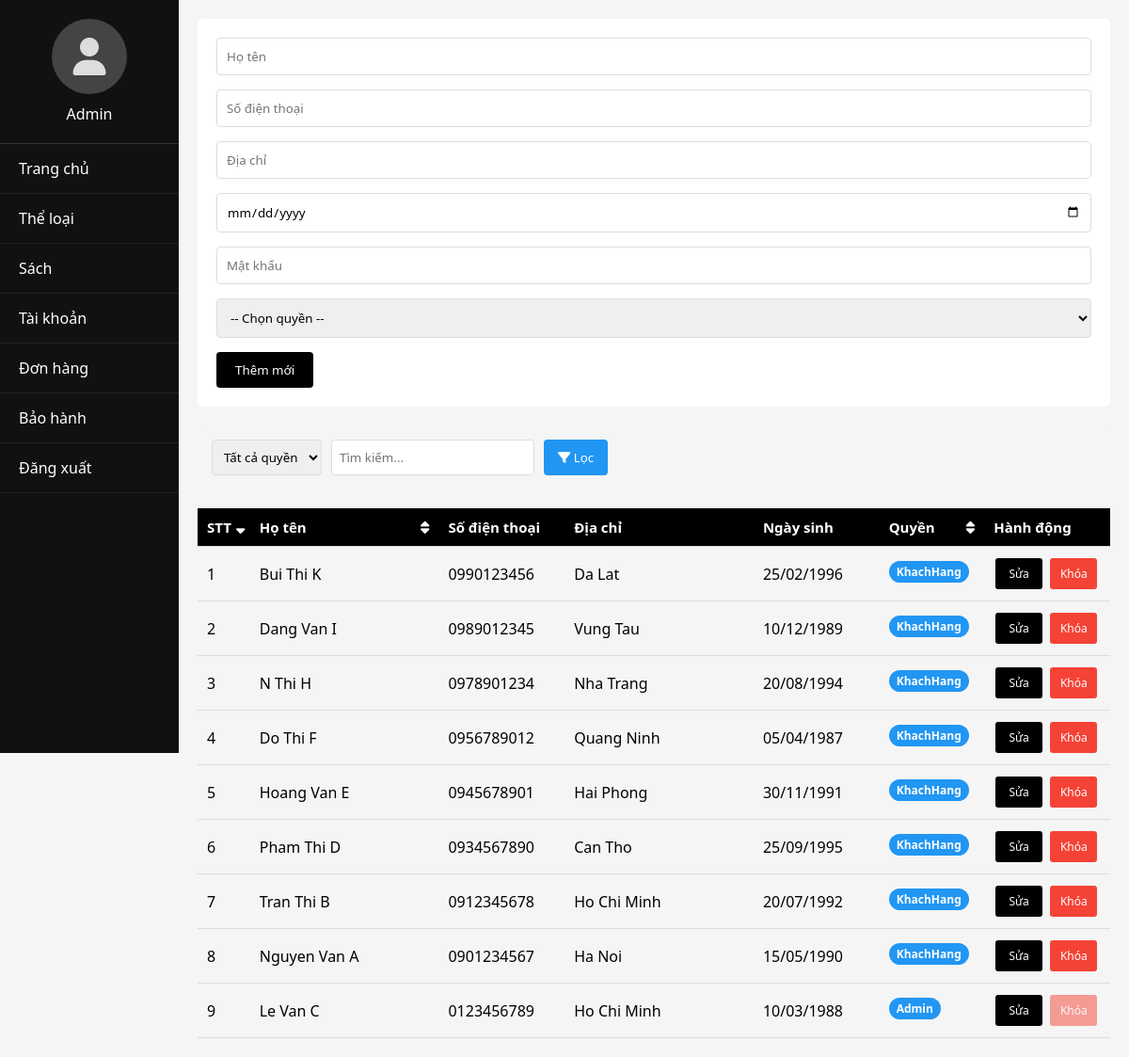
Page /PHP/edit_taikhoan.php on the committed database.
### tables this page shows
CREATE TABLE `USER` (
    user_id INT PRIMARY KEY AUTO_INCREMENT,
    mat_khau VARCHAR(255),
    ho_ten VARCHAR(255),
    sdt VARCHAR(20),
    dia_chi VARCHAR(255),
    ngay_sinh DATETIME,
    quyen VARCHAR(20) CHECK (quyen IN ('Admin', 'KhachHang')),
    trang_thai VARCHAR(10) CHECK (trang_thai IN ('active', 'isBlocked')),
    giohang_id INT
);

### PHP/edit_taikhoan.php (the view, shortened to what this page needs)
<?php
require_once 'db_connect.php';
$filter_quyen = isset($_GET['filter_quyen']) ? mysqli_real_escape_string($conn, $_GET['filter_quyen']) : '';
$search_keyword = isset($_GET['search']) ? mysqli_real_escape_string($conn, $_GET['search']) : '';
$sort_by = isset($_GET['sort']) ? $_GET['sort'] : 'user_id';
$sort_order = isset($_GET['order']) ? $_GET['order'] : 'DESC';
$query = "SELECT * FROM `USER` WHERE trang_thai = 'active'";
$query .= " ORDER BY $sort_by $sort_order";
$user_result = mysqli_query($conn, $query);
function getSortUrl($field, $current_sort, $current_order, $filter_quyen, $search_keyword)
{
   $new_order = ($field == $current_sort && $current_order == 'ASC') ? 'DESC' : 'ASC';
   $url = "edit_taikhoan.php?sort=$field&order=$new_order";
   return $url;
}
function getSortIcon($field, $current_sort, $current_order)
{
   if ($field == $current_sort) {
      return ($current_order == 'ASC') ? '<i class="fas fa-sort-up"></i>' : '<i class="fas fa-sort-down"></i>';
   }
   return '<i class="fas fa-sort"></i>';
}
?>
<!DOCTYPE html>
<html lang="vi">
<head>
   <link rel="stylesheet" href="https://cdnjs.cloudflare.com/ajax/libs/font-awesome/6.4.0/css/all.min.css">
   <link rel="stylesheet" href="../CSS/admin.css">
</head>
<body>
   <div class="sidebar">
      <div class="admin-profile" onclick="window.location.href='admin.php';" style="cursor:pointer;">
         <div class="admin-avatar">
            <i class="fas fa-user"></i>
         </div>
         <div>Admin</div>
      </div>
      <div class="menu-item">Trang chủ</div>
      <div class="menu-item">Thể loại</div>
      <div class="menu-item">Sách</div>
      <div class="menu-item active">Tài khoản</div>
      <div class="menu-item">Đơn hàng</div>
      <div class="menu-item">Bảo hành</div>
      <div class="menu-item">Đăng xuất</div>
   </div>
   <div class="content">
      <div class="account-form">
         <form action="" method="post">
            <input type="text" name="ho_ten" id="ho_ten" placeholder="Họ tên" required>
            <input type="text" name="sdt" id="sdt" placeholder="Số điện thoại" pattern="0[0-9]{9}" title="Số điện thoại phải bắt đầu bằng 0 và có đúng 10 số" required>
            <input type="text" name="dia_chi" id="dia_chi" placeholder="Địa chỉ" required>
            <input type="date" name="ngay_sinh" id="ngay_sinh" required>
            <input type="password" name="mat_khau" id="mat_khau" placeholder="Mật khẩu">
            <select name="quyen" id="quyen" required>
               <option value="">-- Chọn quyền --</option>
            </select>
            <button type="submit" name="them_taikhoan" id="submit_btn">Thêm mới</button>
         </form>
      </div>
      <div class="filter-container">
         <form class="filter-form" method="GET" action="">
            <select name="filter_quyen">
               <option value="">Tất cả quyền</option>
            </select>
            <input type="text" name="search" placeholder="Tìm kiếm..." value="<?php echo htmlspecialchars($search_keyword); ?>">
            <button type="submit"><i class="fas fa-filter"></i> Lọc</button>
         </form>
      </div>
      <div class="account-list">
         <table class="account-table">
            <thead>
               <tr>
                  <th class="sort-header">
                     <a href="<?php echo getSortUrl('user_id', $sort_by, $sort_order, $filter_quyen, $search_keyword); ?>">
                        STT <?php echo getSortIcon('user_id', $sort_by, $sort_order); ?>
                     </a>
                  </th>
                  <th class="sort-header">
                     <a href="<?php echo getSortUrl('ho_ten', $sort_by, $sort_order, $filter_quyen, $search_keyword); ?>">
                        Họ tên <?php echo getSortIcon('ho_ten', $sort_by, $sort_order); ?>
                     </a>
                  </th>
                  <th>Số điện thoại</th>
                  <th>Địa chỉ</th>
                  <th>Ngày sinh</th>
                  <th class="sort-header">
                     <a href="<?php echo getSortUrl('quyen', $sort_by, $sort_order, $filter_quyen, $search_keyword); ?>">
                        Quyền <?php echo getSortIcon('quyen', $sort_by, $sort_order); ?>
                     </a>
                  </th>
                  <th>Hành động</th>
               </tr>
            </thead>
            <tbody>
               <?php
               $stt = 1;
               if (mysqli_num_rows($user_result) > 0) {
                  while ($user = mysqli_fetch_assoc($user_result)):
               ?>
                     <tr>
                        <td><?php echo $stt++; ?></td>
                        <td data-full-text="<?php echo htmlspecialchars($user['ho_ten']); ?>"><?php echo htmlspecialchars($user['ho_ten']); ?></td>
                        <td><?php echo htmlspecialchars($user['sdt']); ?></td>
                        <td data-full-text="<?php echo htmlspecialchars($user['dia_chi']); ?>"><?php echo htmlspecialchars($user['dia_chi']); ?></td>
                        <td><?php echo date('d/m/Y', strtotime($user['ngay_sinh'])); ?></td>
                        <td>
                           <span class="role-badge" title="<?php echo htmlspecialchars($user['quyen']); ?>">
                              <?php echo htmlspecialchars($user['quyen']); ?>
                           </span>
                        </td>
                        <td class="action-buttons">
                           <button class="edit-btn" onclick="editTaiKhoan(<?php echo htmlspecialchars(json_encode($user)); ?>)">Sửa</button>
                           <button class="delete-btn <?php echo ($user['quyen'] === 'Admin') ? 'disabled' : ''; ?>"
                              onclick="deleteTaiKhoan(<?php echo $user['user_id']; ?>)"
                              title="<?php echo ($user['quyen'] === 'Admin') ? 'Không thể khóa tài khoản Admin' : 'Khóa tài khoản'; ?>">
                              Khóa
                           </button>
                        </td>
                     </tr>
                  <?php
                  endwhile;
               } else {
                  ?>
                  <tr>
                     <td colspan="7" style="text-align: center;">Không tìm thấy tài khoản nào</td>
                  </tr>
               <?php } ?>
            </tbody>
         </table>
      </div>
   </div>
</body>
</html>

### CSS/admin.css (style rules this page uses)
* { margin: 0; padding: 0; box-sizing: border-box; font-family: 'Segoe UI', Tahoma, Geneva, Verdana, sans-serif; }
body { display: flex; background-color: #f5f5f5; }
.sidebar { width: 190px; height: 100vh; background-color: #111; color: white; position: fixed; left: 0; top: 0; }
.admin-profile { display: flex; flex-direction: column; align-items: center; padding: 20px 0; border-bottom: 1px solid #333; }
.admin-avatar { width: 80px; height: 80px; border-radius: 50%; background-color: #444; display: flex; align-items: center; justify-content: center; margin-bottom: 10px; }
.admin-avatar i { font-size: 40px; color: #ddd; }
.menu-item { padding: 15px 20px; border-bottom: 1px solid #222; cursor: pointer; transition: background-color 0.3s; }
.content { margin-left: 190px; width: calc(100% - 190px); padding: 20px; }

### PHP/edit_taikhoan.php (style rules this page uses)
.account-form { background-color: #fff; padding: 20px; border-radius: 5px; margin-bottom: 20px; }
.account-form input, .account-form select { width: 100%; padding: 10px; margin-bottom: 15px; border: 1px solid #ddd; border-radius: 4px; }
.account-form button { background-color: #000; color: white; border: none; padding: 10px 20px; border-radius: 4px; cursor: pointer; }
.account-table { width: 100%; border-collapse: collapse; table-layout: fixed; }
.account-table th, .account-table td { padding: 10px; text-align: left; border-bottom: 1px solid #ddd; white-space: nowrap; overflow: hidden; text-overflow: ellipsis; }
.account-table th { background-color: #000; color: white; font-size: 15px; }
.account-table th:nth-child(1), .account-table td:nth-child(1) { width: 50px; }
.account-table th:nth-child(2), .account-table td:nth-child(2) { width: 180px; }
.account-table th:nth-child(3), .account-table td:nth-child(3) { width: 120px; }
.account-table th:nth-child(4), .account-table td:nth-child(4) { width: 180px; }
.account-table th:nth-child(5), .account-table td:nth-child(5) { width: 120px; }
.account-table th:nth-child(6), .account-table td:nth-child(6) { width: 100px; }
.account-table th:nth-child(7), .account-table td:nth-child(7) { width: 120px; }
.account-table td { position: relative; }
.sort-header { cursor: pointer; }
.sort-header a { color: white; text-decoration: none; display: flex; align-items: center; justify-content: space-between; }
.sort-header i { margin-left: 5px; }
.action-buttons { width: 120px; white-space: nowrap; }
.action-buttons button { border: none; border-radius: 3px; cursor: pointer; padding: 8px; margin: 2px; width: 50px; font-size: 12px; }
.edit-btn { background-color: #000; color: white; }
.delete-btn { background-color: #f44336; color: white; }
.delete-btn.disabled { opacity: 0.5; cursor: not-allowed; pointer-events: none; }
.filter-container { display: flex; justify-content: space-between; margin-bottom: 20px; background-color: #f5f5f5; padding: 15px; border-radius: 5px; }
.filter-form { display: flex; gap: 10px; }
.filter-form select, .filter-form input { padding: 8px; border: 1px solid #ddd; border-radius: 4px; }
.filter-form button { background-color: #2196F3; color: white; border: none; padding: 8px 15px; border-radius: 4px; cursor: pointer; }
.role-badge { background-color: #2196F3; color: white; padding: 3px 8px; border-radius: 12px; font-size: 12px; font-weight: bold; display: inline-block; max-width: 90px; overflow: hidden; text-overflow: ellipsis; }
.content { overflow-x: auto; }

### rows in the picture
user: ho_ten "Bui Thi K", sdt "0990123456", dia_chi "Da Lat", ngay_sinh "25/02/1996", quyen "KhachHang"
user: ho_ten "Dang Van I", sdt "0989012345", dia_chi "Vung Tau", ngay_sinh "10/12/1989", quyen "KhachHang"
user: ho_ten "N Thi H", sdt "0978901234", dia_chi "Nha Trang", ngay_sinh "20/08/1994", quyen "KhachHang"
user: ho_ten "Do Thi F", sdt "0956789012", dia_chi "Quang Ninh", ngay_sinh "05/04/1987", quyen "KhachHang"
user: ho_ten "Hoang Van E", sdt "0945678901", dia_chi "Hai Phong", ngay_sinh "30/11/1991", quyen "KhachHang"
user: ho_ten "Pham Thi D", sdt "0934567890", dia_chi "Can Tho", ngay_sinh "25/09/1995", quyen "KhachHang"
user: ho_ten "Tran Thi B", sdt "0912345678", dia_chi "Ho Chi Minh", ngay_sinh "20/07/1992", quyen "KhachHang"
user: ho_ten "Nguyen Van A", sdt "0901234567", dia_chi "Ha Noi", ngay_sinh "15/05/1990", quyen "KhachHang"
user: ho_ten "Le Van C", sdt "0123456789", dia_chi "Ho Chi Minh", ngay_sinh "10/03/1988", quyen "Admin"
